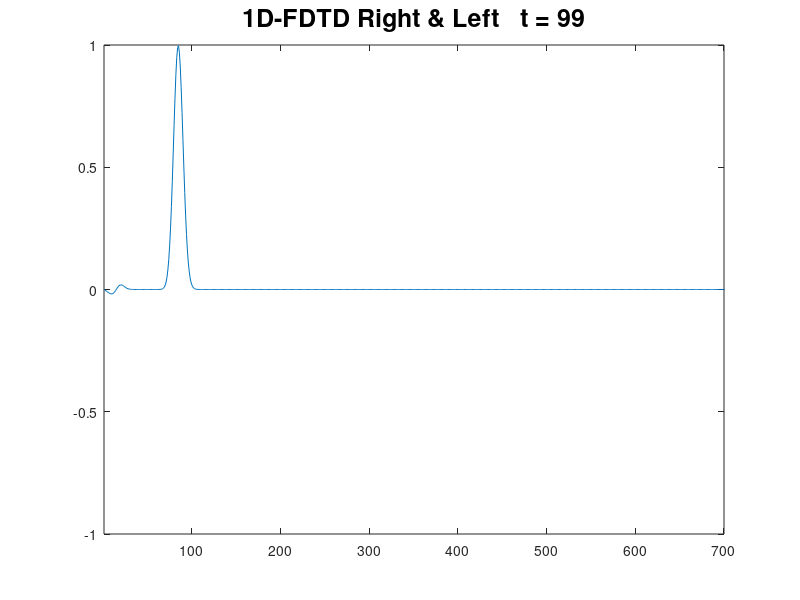

Source code (MATLAB): (Note: this script raises an error after producing the figure.)
%Copied from class example
clc;close all;clear;
%map size&time
max_time=1000;
original_max_space=1401;
original_spread=15;
original_t0=100;
infinite_space=false;%Whether to keep on shifting it to the right/left so the wave never actually stops at edges
offset=0;%How far light should have traveled in that time, compared to the current grid. Whenever this is >1, subtract 1 and move the grid to the right 

net_discrete_offset=0; %How many discrete steps the window has been offset in total

plot_each_frame=true; %Whether to plot each frame of the simulation;
plot_end=true; %Whether to plot the end


resolutions = [1,2,3,4,5,6,7,8,9,10]; % For hw for now
resolutions = [1,2,4,8,16,32,64,128];
resolutions = [2];
%resolutions = [1,2,4];
%resolutions = [1,0.5,0.25,0.125,0.06125];
%resolution_factor = resolutions(1);
resolution_errors = zeros(size(resolutions));


total_timescales = [1,2,4,8,16,32,64,128];
total_timescale_factor = total_timescales(1);

timestep_scales = [8,4,2,1,0.5,0.25,0.125]; %For hw for later
timestep_scale_factor = timestep_scales(1);

num_error_timestamps = 10;
error_check_frequency = floor(max_time/num_error_timestamps); %Check 10 times
error_timestamps = error_check_frequency*(1:num_error_timestamps); %Corresponding timestamps
errors_at_times = zeros(num_error_timestamps,1);

%Function to write a Gaussian source
function gauss = gaussian_source(x_points, peak, spread)
    gauss = exp(-(peak-(x_points)).^2/spread^2);
end

%Function to test RMS error
function error = RMS_error(array1, array2)
    if (size(array2,2) == size(array1,1))
        array2 = transpose(array2);
    end
    %disp(array1)
    %disp(array2)
    %disp("\n\n\n\n\n ")
    N = size(array1, 1);
    diff = array1-array2;
    %disp(diff)
    diff2 = diff.*diff;
    %disp(diff2)
    sum_err = sum(diff2,1);
    %disp(sum_err)
    error = (sum_err/N)^0.5;
end

%Main loop to test different cases for resolutions or timescales etc
%for i = 1:size(resolutions,1)
%    resolution_factor = resolutions(i);
i=0;
for resolution_factor = resolutions
    i=i+1;
%for i = 1:1
    %parameters
    mu = pi*4e-7;
    elp = 8.85e-12;
    c = sqrt(1/mu/elp); 
    wavelength = 523e-9;   %500nm
    freq = c/wavelength;
    
    
    
    
    %Unit 
    dx = wavelength/20;
    dy = dx;
    dt = 1/c*((1/dx)^2+(1/dy)^2)^-0.5; %Stability Conditions
    dx = dx * resolution_factor;
    max_space = floor(original_max_space/resolution_factor);
    disp("Max space: "+max_space)
    
    
    
    
    %E H Conditions
    Ez=zeros(max_space+1,1);
    Hy=zeros(max_space+1,1);
     
    Eeta=dt/dx/elp;     %updating variable   
    Heta=dt/dx/mu;      %updating variable
    
    %Gaussian Source
    t0=original_t0 / resolution_factor;                                                   %Gaussian  start point
    spread=original_spread / resolution_factor;                                                %Gaussian  width
    
    
    
    %Ez starting field
    Ez(2:max_space,1)= gaussian_source(2:max_space, t0, spread);  %Gaussian  function
    
    Z = ((elp/mu)^0.5); % Impedance
    dir_mult = 1;
    travel_right = true;
    if travel_right
        t0 = t0-1;
        dir_mult=-1;
    end
    
    %Hy starting field
    Hy(1:max_space-1,1)= dir_mult*Z*exp(-(t0-(1:max_space-1)).^2/spread^2);  %Gaussian  function
    
    
    %Boundary Condition
    x_conductor = 1350;
    
    %Time loop
    current_timestamp_idx = 1;
    for n=1:max_time
        
        
        Hy(1:max_space-1)=Hy(1:max_space-1)+Heta*(-Ez(1:max_space-1)+Ez(2:max_space)); %t=0.5          %equation
        
        
        Ez(2:max_space)=Ez(2:max_space)+Eeta*(Hy(2:max_space)-Hy(1:max_space-1));     %t=1              %equation 
        
        Ez(x_conductor:max_space) = 0;
        
        

        %Update offset (if infinite) and compare to theoretical
        if infinite_space
            light_change = c*dt / dx; %How far right (in x steps) light will have traveled in a time step
            offset = offset + light_change;
            if offset > 1 %Shift everything to the right
                offset = offset-1;
                Ez(1:max_space-1) = Ez(2:max_space);
                Ez(max_space) = 0;
                Hy(1:max_space-1) = Hy(2:max_space);
                Hy(max_space) = 0;
                net_discrete_offset=net_discrete_offset+1;
            end
        end
        
        n_in_timestamps = ismember(n,error_timestamps);
        if n_in_timestamps(1)
            final_light_offset = c*((n-1)*dt)/dx;
            rel_offset = final_light_offset-net_discrete_offset;
            clip_radius = 50;
            clip_center = t0+floor(final_light_offset);
            clip_left = clip_center - clip_radius;
            clip_right = clip_center + clip_radius;
            disp("Clipping between  " +clip_left+" and "+clip_right)
            
            theoretical = zeros(size(Ez,1));
            %disp("Final light center: "+(t0+rel_offset))
            theoretical(1:max_space) = gaussian_source(1:max_space, t0+rel_offset, spread);
            %disp("Theoretical: ")
            %disp(theoretical(clip_left:clip_right))
            error = RMS_error(Ez(clip_left:clip_right), theoretical(clip_left:clip_right));
            %disp("Error: "+error)
            errors_at_times(current_timestamp_idx)=error;
            current_timestamp_idx = current_timestamp_idx+1;
            plot(Ez);
            hold on;
            plot(theoretical);
            hold off;
            axis([1 max_space -1 1])
            title(['1D-FDTD Right & Left   ','t = ',num2str(n)],'FontSize',18);
            disp("Error at time "+n+": "+error)
            pause
        end
        
        if plot_each_frame
            %Plot
            plot(Ez);
            axis([1 max_space -1 1])
            title(['1D-FDTD Right & Left   ','t = ',num2str(n)],'FontSize',18);
            pause(0.001)
        end
    end 
    
    %final_light_offset = c*((max_time-1)*dt)/dx;
    %rel_offset = final_light_offset-net_discrete_offset;

    %theoretical = zeros(size(Ez,1));
    %disp("Final light center: "+(t0+rel_offset))
    %theoretical(1:max_space) = gaussian_source(1:max_space, t0+rel_offset, spread);
    %error = RMS_error(Ez, theoretical);
    %disp("Error: "+error)
    %resolution_errors(i)=error;
    
    if plot_end
        %Plot last frame
        plot(Ez);
        hold on;
        plot(theoretical);
        hold off;
        axis([1 max_space -1 1])
        title(['1D-FDTD Right & Left   ','t = ',num2str(n)],'FontSize',18);
        pause
    end
    disp("Timestamps:")
    disp(error_timestamps)
    disp("Errors:")
    disp(errors_at_times)
end

%for e = resolution_errors
    %disp(e)
%end

plot(error_timestamps, errors_at_times)
title(['Simulation time (out of 1000) vs RMS error'],'FontSize',18);
%}
